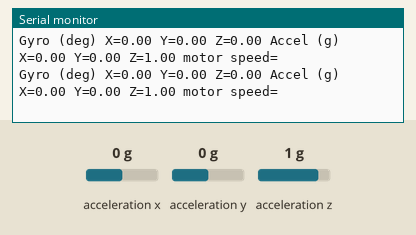
Recording of a sketch running on a simulated Arduino Uno, built with avr-gcc and run on an emulated ATmega328P. Parts: the last lines printed to the serial monitor. Wiring (inferred from the names in the program): MPU-6050 motion sensor at I2C address 0x68. Inputs (shaded band) come from the test bench; at power-on: acceleration x 0 g, acceleration y 0 g, acceleration z 1 g. No radio packets arrive unless stated.

Above: at 1.2 s.
1.3 s: acceleration x set to -1.4 g
At 1.42 s:
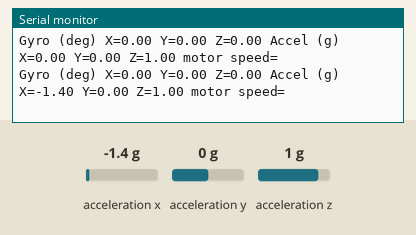
4.3 s: acceleration y set to -1.4 g
At 4.32 s:
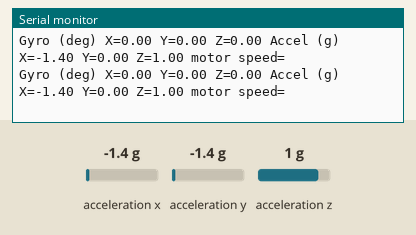
7.3 s: acceleration z set to -1.4 g
At 7.35 s:
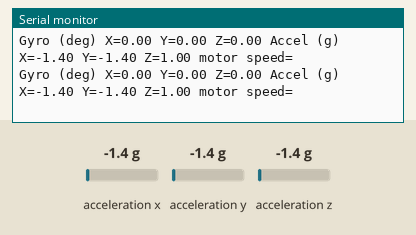
10.3 s: acceleration x set to 0 g
At 10.33 s:
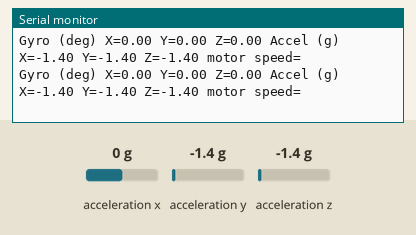
13.3 s: acceleration y set to -0.8 g
At 13.35 s:
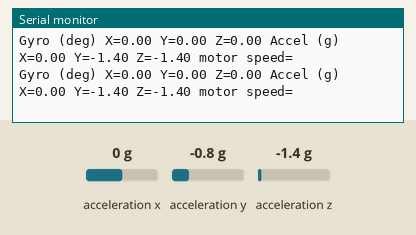
16.3 s: acceleration x set to -0.8 g
At 16.38 s:
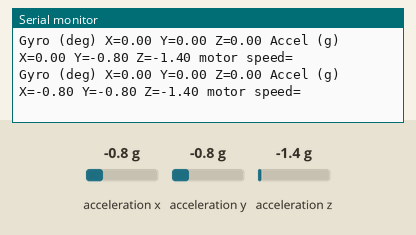
Timing chart, 0 to 19.3 s (numbered marks = the images above; inputs shaded):
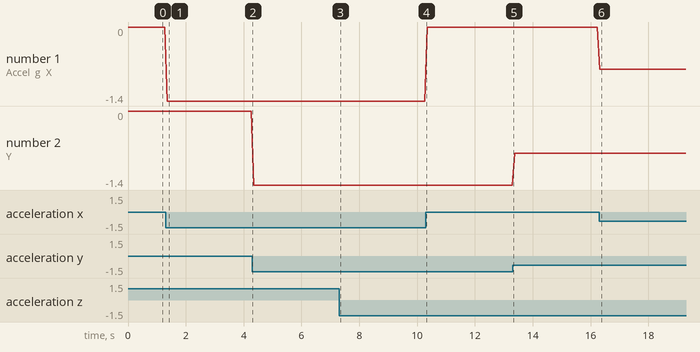

Measured:
- after the input at 1.3 s, the serial monitor: prints a new line after 0.05 s (image 1)
- after the input at 16.3 s, the serial monitor: prints a new line at once (image 6)
- plotted number 1: 0 → -1.4 after the input at 1.3 s
- plotted number 2: -1.4 → -0.8 after the input at 13.3 s

The sketch:

Transmitter_with_GY-521.ino
```cpp
#include <RH_ASK.h>

#include <SPI.h>
#include <Wire.h>


// Create Amplitude shift keying object
RH_ASK rf_driver;

//Variables to store data from MPU 6050
long accelX, accelY, accelZ;
float gForceX, gForceY, gForceZ;

long gyroX, gyroY, gyroZ;
float rotX, rotY, rotZ;

String str_gForceX, str_gForceY, str_out;

void setup()
{
  rf_driver.init();

  //IMU/MPU Setup
  Serial.begin(9600);
  Wire.begin(); //Access I2C
  setupMPU();
}

void setupMPU(){
  Wire.beginTransmission(0b1101000); //This is the I2C address of the MPU (b1101000/b1101001 for AC0 low/high datasheet sec. 9.2)
  Wire.write(0x6B); //Accessing the register 6B - deals with power section (register map sec 4.28)
  Wire.write(0x00); //Setting SLEEP register to 0.(Required register map, sec 4.8)
  Wire.endTransmission();

  Wire.beginTransmission(0b1101000); //I2C address of the MPU
  Wire.write(0x1B); //Accessing the Gyroscope configuration (register map, sec 4.4)
  Wire.write(0x00); //Setting the gyro to full scale +/- 250deg (lowest setting)
  Wire.endTransmission();

  Wire.beginTransmission(0b1101000); //I2C address of the MPU
  Wire.write(0x1C); //Accessing the Accelerometer configuration (register 1C)
  Wire.write(0x00); //Setting the accelerometer to +/- 2g (lowest setting)
  Wire.endTransmission();
}

void recordAccelRegisters(){
  Wire.beginTransmission(0b1101000); //I2C address of the MPU
  Wire.write(0x3B); //Starting register for Accel Readings
  Wire.endTransmission();

  Wire.requestFrom(0b1101000, 6); //Request Accel Registers (3B - 40)
  while(Wire.available() < 6);  //Store bytes on a buffer on each iteration?
  accelX = Wire.read() <<8 | Wire.read(); // Store the first 2 bytes into accelX
  accelY = Wire.read() <<8 | Wire.read(); // Store the middle 2 bytes into accelY
  accelZ = Wire.read() <<8 | Wire.read(); // Store last first 2 bytes into accelZ
  processAccelData();
}

void processAccelData() {
  gForceX = accelX / 16384.0;
  gForceY = accelY / 16384.0;
  gForceZ = accelZ / 16384.0;
}


void loop()
{
  //Record acceleration from IMU
  recordAccelRegisters();
//  recordGyroRegisters();
  printData();

  delay(10);

  str_gForceX = String(gForceX);
  str_gForceY = String(gForceY);

  // Combine gForceX and gForceY
  str_out = str_gForceX + "," + str_gForceY;

  // Compose output character
  static const char *msg = str_out.c_str();

  rf_driver.send((uint8_t *)msg, strlen(msg));
  rf_driver.waitPacketSent();
}

void printData() {
  Serial.print("Gyro (deg)");
  Serial.print(" X=");
  Serial.print(rotX);
  Serial.print(" Y=");
  Serial.print(rotY);
  Serial.print(" Z=");
  Serial.print(rotZ);
  Serial.print(" Accel (g)");
  Serial.print(" X=");
  Serial.print(gForceX);
  Serial.print(" Y=");
  Serial.print(gForceY);
  Serial.print(" Z=");
  Serial.print(gForceZ);
  Serial.print(" motor speed=");
  Serial.println("");
}
```
